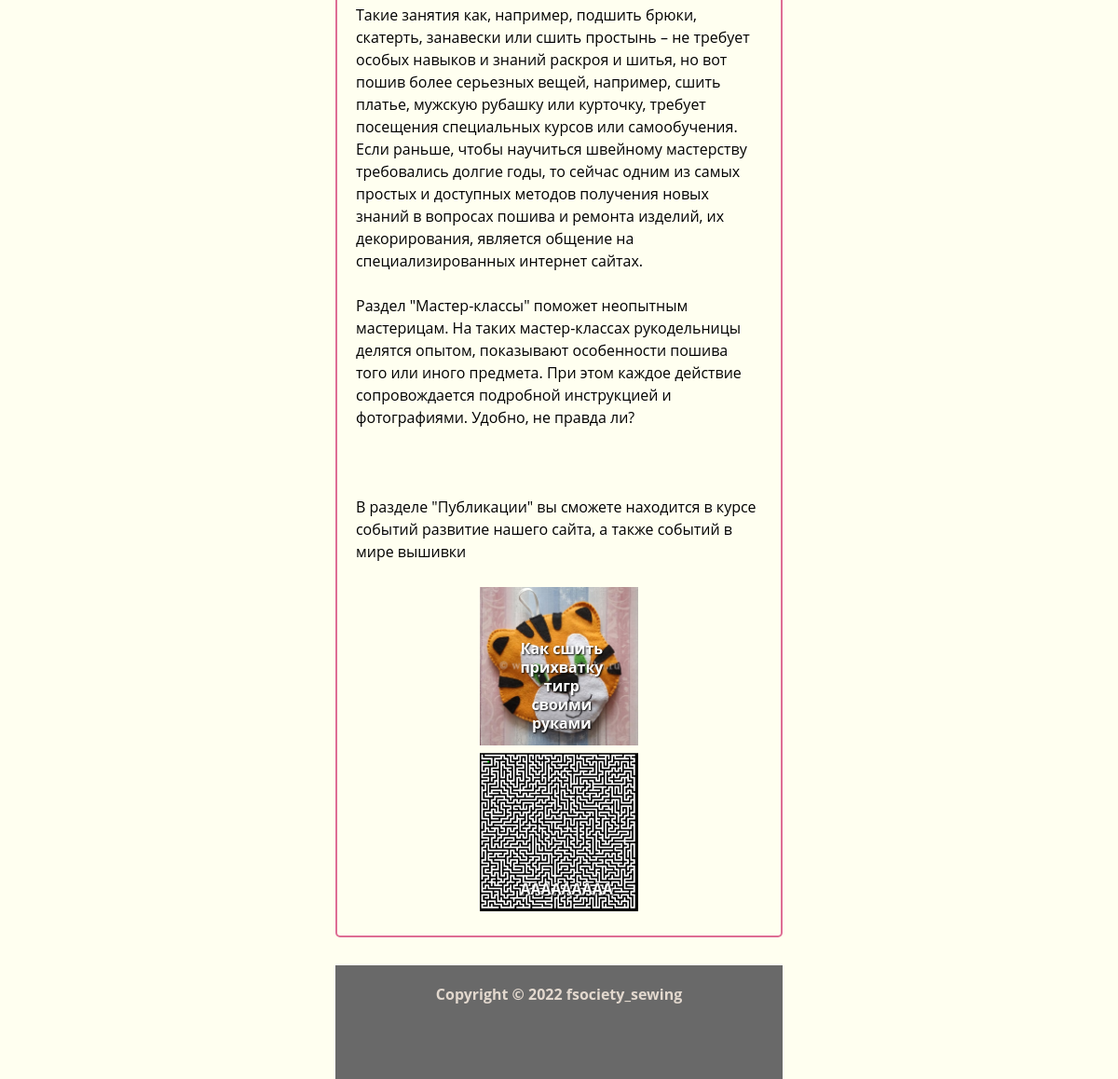
/ (lower part), run on an earlier commit of the app's database.
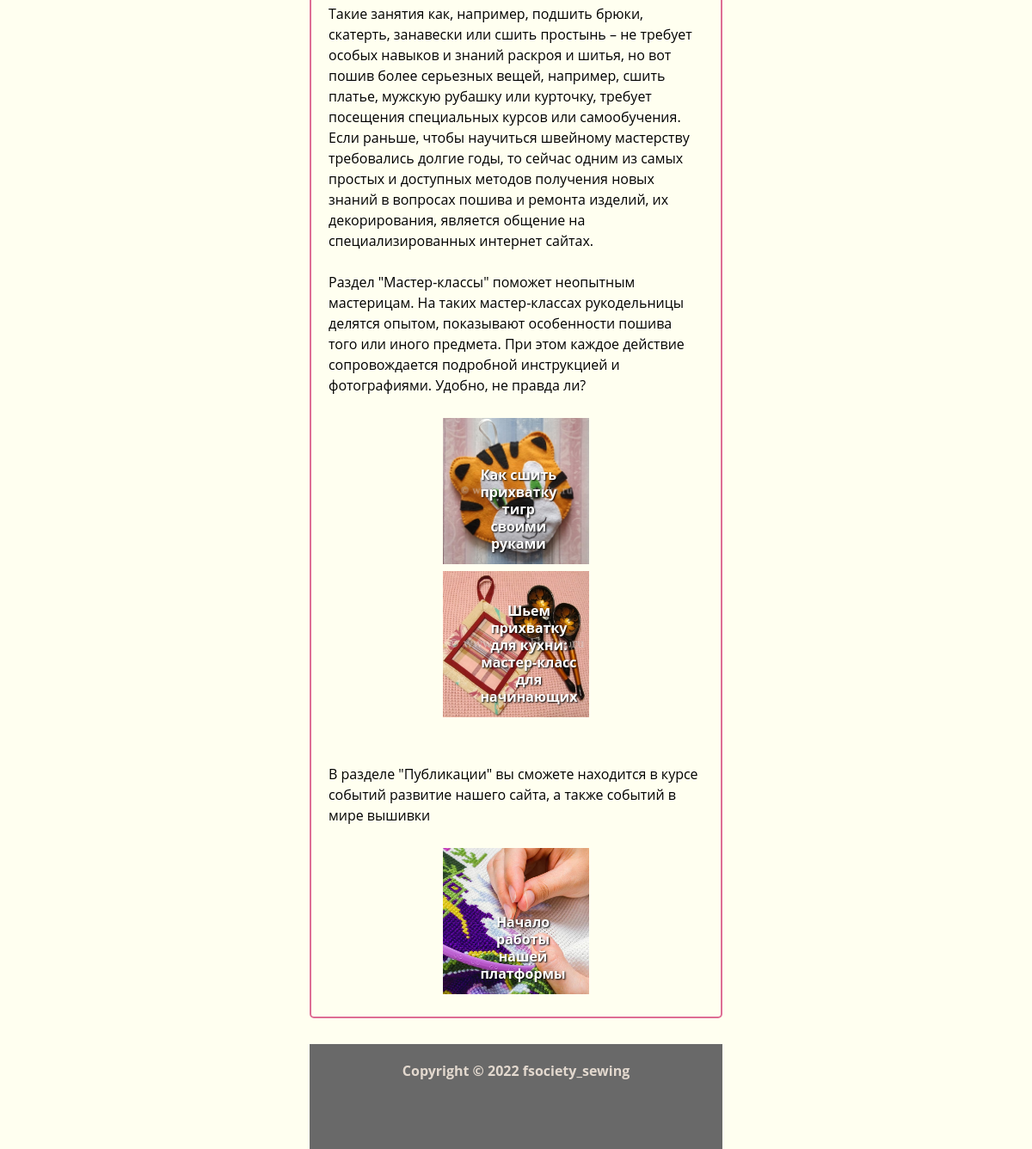
And on a later commit of the database.
### Sewing_site/models.py (models this page shows, shortened)
class Post(models.Model):
	photo_of_preview_post = models.ImageField("Изображение заставки статьи", upload_to = 'photo_of_preview_post/' )
	date_of_post = models.DateField("Дата статьи", default = date.today)
	name_of_post = models.CharField("Название статьи", max_length = 64)
	text_of_post = models.TextField("Текст статьи")
	class Meta:
		verbose_name = "Статья"
		verbose_name_plural = "Статьи"

class MasterClass(models.Model):
	photo_of_preview_master_class = models.ImageField("Изображение заставки мастеркласс", upload_to = 'photo_of_preview_masterclass/')
	date_of_master_class = models.DateField("Дата публикации", default = date.today)
	title_of_master_class = models.CharField("Название мастер класса", max_length = 64)
	text_of_master_class = models.TextField("Текст к изображению")
	class Meta:
		verbose_name = "Мастер-класс"
		verbose_name_plural = "Мастер-классы"

### Sewing_site/views.py (the view)
# urls.py: path('', views.index, name = "index"),
def index(request):
	Post_list = Post.objects.all()
	MasterClass_list = MasterClass.objects.all()
	return render (request, 'Sewing_site/home.html', {'Post_list': Post_list[:3], 'MasterClass_list': MasterClass_list[:3]})

### Sewing_site/templates/Sewing_site/home.html (shortened to what this page needs)
{% extends 'Sewing_site/base.html' %}
{% block content%}
<div class = "content-text">
<p><br><br>
<br><br>
Такие занятия как, например, подшить брюки, скатерть, занавески или сшить простынь – не требует особых навыков и знаний раскроя и шитья, но вот пошив более серьезных вещей, например, сшить платье, мужскую рубашку или курточку, требует посещения специальных курсов или самообучения. Если раньше, чтобы научиться швейному мастерству требовались долгие годы, то сейчас одним из самых простых и доступных методов получения новых знаний в вопросах пошива и ремонта изделий, их декорирования, является общение на специализированных интернет сайтах.<br><br>
Раздел "Мастер-классы" поможет неопытным мастерицам. На таких мастер-классах рукодельницы делятся опытом, показывают особенности пошива того или иного предмета. При этом каждое действие сопровождается подробной инструкцией и фотографиями. Удобно, не правда ли?<br><br>
</p>
<div class = "home-photo-position">
{% for master_class in MasterClass_list %}
<div class = "container">
  <a  href = "master-class-details/{{ master_class.id }}">
  <img src="{{ master_class.photo_of_preview_master_class.url }}" class="home-img-master-class-preview" alt="{{master_class.title_of_master_class}}">
  </a>
  <div class = "bottom-left">
    {{ master_class.title_of_master_class }}
  </div>
</div>
{% endfor %}
</div>
<br><br>
В разделе "Публикации" вы сможете находится в курсе событий развитие нашего сайта, а также событий в мире вышивки<br><br>
<div class = "home-photo-position">
{% for post in Post_list %}
<div class = "container">
  <a  href = "post-details/{{ post.id }}">
  <img src="{{ post.photo_of_preview_post.url }}" class="home-img-master-class-preview" alt="{{ post.name_of_post}}">
  </a>
  <div class = "bottom-left">
    {{ post.name_of_post }}
  </div>
</div>
{% endfor %}
</div>
{% endblock %}

### Sewing_site/templates/Sewing_site/base.html (shortened to what this page needs)
{% load static %}
<!DOCTYPE html>
<html lang = "ru">
	<head>
		<link rel = "stylesheet" href = "{% static 'Sewing_site/style.css' %}" type = "text/css">
		<link rel="stylesheet" href="https://maxcdn.bootstrapcdn.com/font-awesome/4.5.0/css/font-awesome.min.css">
	</head>
	<body>
		<div class="wrapper">
			<div class="content">
			<div>
						{% block content %}
						{% endblock %}
				</div>
			</div>
			<div class="footer">
				<p>Copyright © 2022 fsociety_sewing</p>
			</div>
		</div>
	</body>
</html>

### Sewing_site/static/Sewing_site/style.css (style rules this page uses)
* { margin: 0; padding: 0; box-sizing: border-box; }
.home-img-master-class-preview { height : 170px; width : 170px; object-fit: cover; object-position: 50% 50%; }
a { text-decoration: none; }
.container { display: flex; flex-direction: row; flex-wrap: wrap; justify-content: center; padding: 2%; }
html,body { font-family: 'Open Sans', sans-serif; height: 100%; }
body { background: #FFFFF0; }
.wrapper { display: flex; flex-direction: column; min-height: 100%; }
.content { flex: 1 0 auto; }
.content-text { line-height: 1.5; border:2px solid #de6d94; margin: 30px 34.5% 30px 34.5%; border-radius: 5px; padding: 20px; }
.container { position: relative; text-align: center; color: white; padding: 2px }
.bottom-left { position: absolute; bottom: 20px; text-shadow: 1px 1px 2px black; font-weight: bold; text-decoration: none; }
.home-photo-position { display: flex; justify-content: center; line-height: 1.25; }
.footer { flex: 0 0 auto; color: #e2d8ce; background: #696969; text-align: center; padding: 20px 40px 80px; margin-left: 34.5%; margin-right: 34.5%; font-weight: bold; }
@media screen and (max-width: 1750px) { .content-text { line-height: 1.5; border:2px solid #de6d94; margin: 30px 30% 30px 30%; border-radius: 5px; padding: 20px; } }
@media screen and (max-width: 1750px) { .footer { flex: 0 0 auto; color: #e2d8ce; background: #696969; text-align: center; padding: 20px 40px 80px; margin-left: 30%; margin-right: 30%; font-weight: bold; } }
@media screen and (max-width: 1750px) { .container { display: flex; flex-direction: column; } }
@media screen and (max-width: 1750px) { .home-photo-position { display: flex; flex-direction: column; } }
@media screen and (max-width: 1750px) { .bottom-left { position: absolute; bottom: 20px; margin-left: 40%; margin-right: 40%; text-shadow: 1px 1px 2px black; font-weight: bold; text-decoration: none; } }

What changed in the data, as far as the page shows it:
removed Post: photo_of_preview_post (picture), name_of_post "Как сшить прихватку тигр своими руками"
removed Post: photo_of_preview_post (picture), name_of_post "ААААААААА"
added MasterClass: photo_of_preview_master_class (picture), title_of_master_class "Как сшить прихватку тигр своими руками"
added MasterClass: photo_of_preview_master_class (picture), title_of_master_class "Шьем прихватку для кухни: мастер-класс для начинающих"
added Post: photo_of_preview_post (picture), name_of_post "Начало работы нашей платформы"
